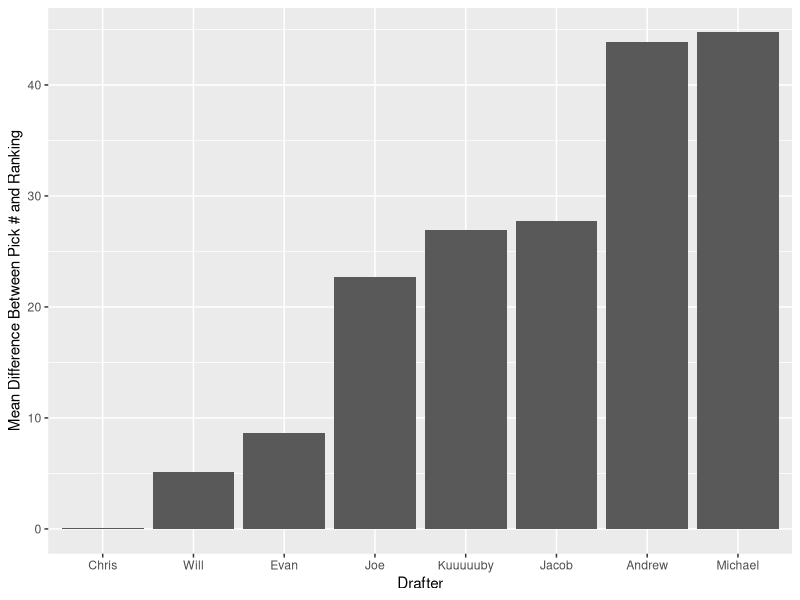
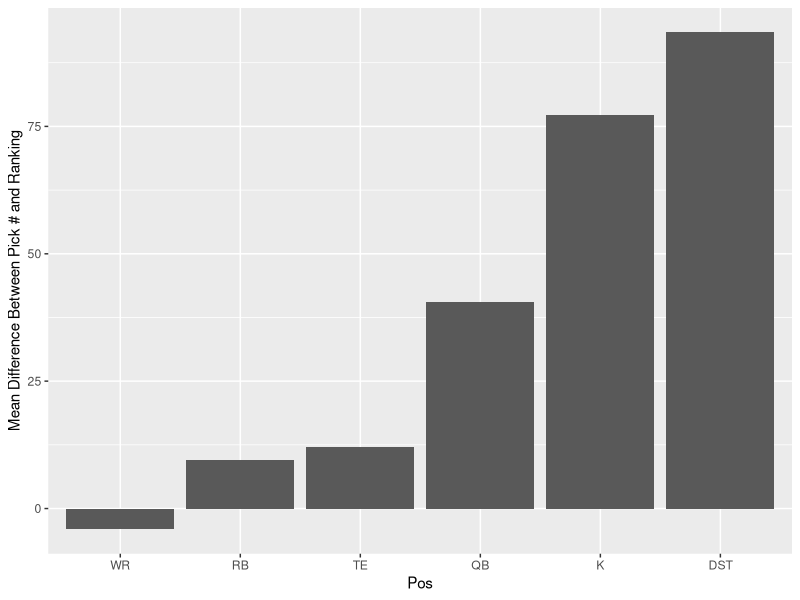
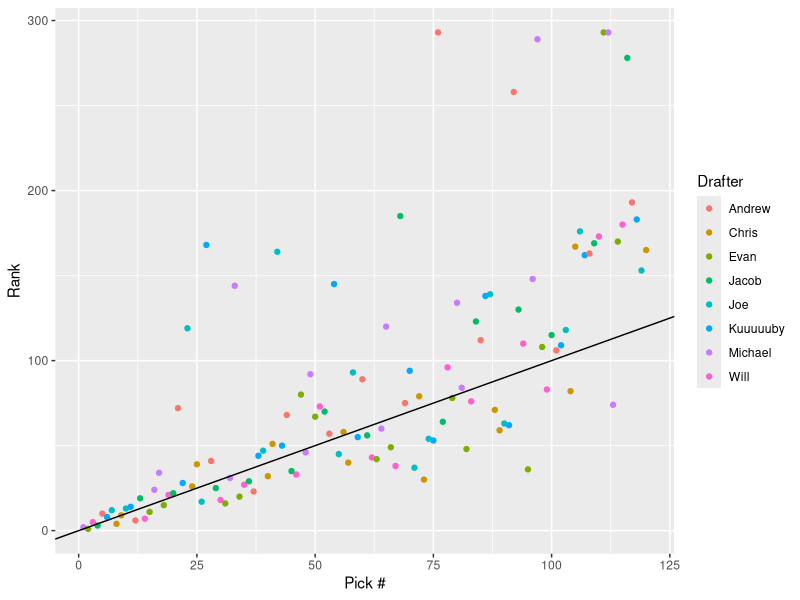
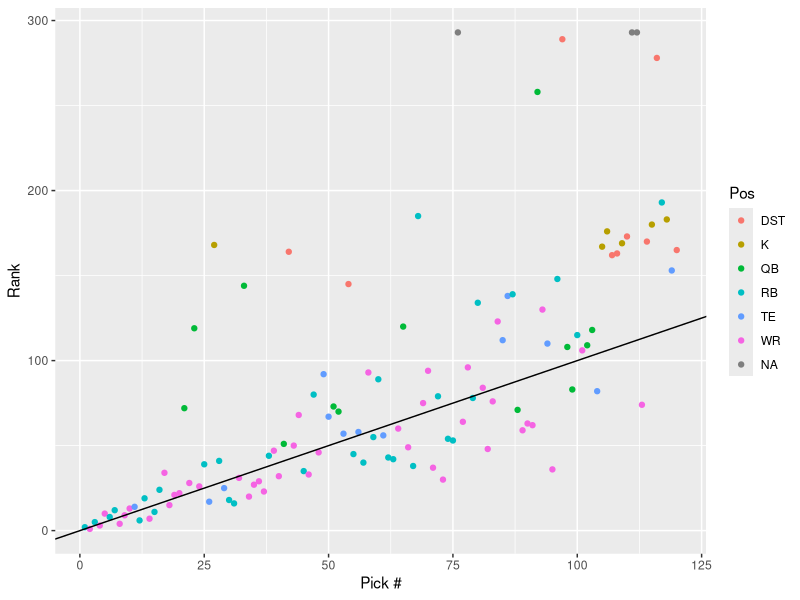
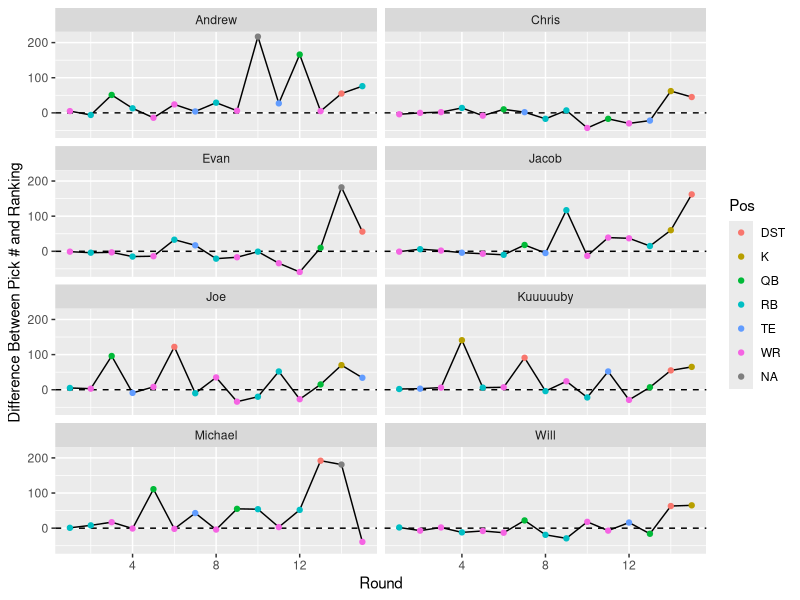

Recreate these plots in R, in order.
## ---- chunk 1
knitr::opts_chunk$set(fig.width=12, fig.height=8, fig.path='Figs/',
                      echo=FALSE, warning=FALSE, message=FALSE)
options(width=100)
## ---- chunk 2
knitr::opts_chunk$set(echo = TRUE)
## ---- chunk 3
draftData <- read.csv("./data/Draft2018.csv", stringsAsFactors = F)
print.data.frame(head(draftData), row.names=FALSE)
## ---- chunk 4
# Save the franchise players for later
franchisePlayers <- draftData[1:8,"Player"]

# Drop the franchise players
draftData <- draftData[9:nrow(draftData),]

# Drop the row names
rownames(draftData) <- NULL

# Assign pick numbers sequentially
draftData$PickNumber <- 1:nrow(draftData)

# Makes the rounds numeric
draftData$Round <- as.numeric(draftData$Round)

print.data.frame(head(draftData, n=10), row.names=FALSE)
## ---- chunk 5
rankings <- read.csv("./data/EspnPprRankings2018.csv", stringsAsFactors = F)

# Read player as string, not factor
rankings$Player <- as.character(rankings$Player)

print.data.frame(head(rankings, n=10), row.names=FALSE)
## ---- chunk 6
# Remove franchise players
rankings <- rankings[!(rankings$Player %in% franchisePlayers), ]

# Apply consecutive ranking to remaining players
rankings$Rank <- 1:nrow(rankings)

print.data.frame(head(rankings, n=10), row.names=FALSE)
## ---- chunk 7
library("plyr")

# Join rankings data with draft data 
joinedData <- join(draftData, rankings, by="Player")

# Some players will not have a  ranking, give these players a worst ranking + 1
joinedData$Rank[is.na(joinedData$Rank)] <- nrow(rankings) + 1

print.data.frame(head(joinedData, n=10), row.names=FALSE)
## ---- chunk 8
joinedData$RankDiff <- joinedData$Rank - joinedData$PickNumber

print.data.frame(head(joinedData, n=10), row.names=FALSE)
## ---- chunk 9
avgDiffs <- aggregate(RankDiff ~ Drafter, joinedData, FUN=mean)

# Order factor by worst draft to best
avgDiffs <- within(avgDiffs, Drafter <- factor(Drafter, levels=avgDiffs[order(avgDiffs$RankDiff), "Drafter"]))

# Order dataframe by worst draft to best
avgDiffs <- avgDiffs[order(avgDiffs$RankDiff, decreasing = FALSE),]

print.data.frame(avgDiffs, row.names=FALSE)
## ---- chunk 10
library(ggplot2)
ggplot(avgDiffs, aes(x=Drafter, y=RankDiff)) + geom_bar(stat = "identity") + ylab("Mean Difference Between Pick # and Ranking")
## ---- chunk 11
noKorDst <- joinedData[!(joinedData$Pos %in% list("DST", "K")), ]

avgDiffs2 <- aggregate(RankDiff ~ Drafter, noKorDst, FUN=mean)

# Order factor by worst draft to best
avgDiffs2 <- within(avgDiffs2, Drafter <- factor(Drafter, levels=avgDiffs[order(avgDiffs$RankDiff), "Drafter"]))

# Order dataframe by worst draft to best
avgDiffs2 <- avgDiffs2[order(avgDiffs2$RankDiff, decreasing = FALSE),]

print.data.frame(avgDiffs2, row.names=FALSE)
## ---- chunk 12
posDiffs <- aggregate(RankDiff ~ Pos, joinedData, FUN=mean)

posDiffs <- within(posDiffs, Pos <- factor(Pos, levels=posDiffs[order(posDiffs$RankDiff), "Pos"]))

# Order dataframe by worst draft to best
posDiffs <- posDiffs[order(posDiffs$RankDiff, decreasing = FALSE),]

print.data.frame(posDiffs, row.names=FALSE)

ggplot(posDiffs, aes(x=Pos, y=RankDiff)) + geom_bar(stat = "identity") + ylab("Mean Difference Between Pick # and Ranking")
## ---- chunk 13
# Scatter colored by drafter 
ggplot(joinedData, aes(x=PickNumber,y=Rank)) + geom_point(aes(color=Drafter)) + geom_abline() + xlab("Pick #")
## ---- chunk 14
# Scatter colored by position 
ggplot(joinedData, aes(x=PickNumber,y=Rank)) + geom_point(aes(color=Pos)) + geom_abline() + xlab("Pick #")
## ---- chunk 15
# Scatter colored by position, faceted by drafer
ggplot(joinedData, aes(x=Round, y=RankDiff)) + geom_line() + facet_wrap(~Drafter, ncol=2) + geom_hline(yintercept = 0, linetype=2) + geom_point(aes(color=Pos)) + ylab("Difference Between Pick # and Ranking")
